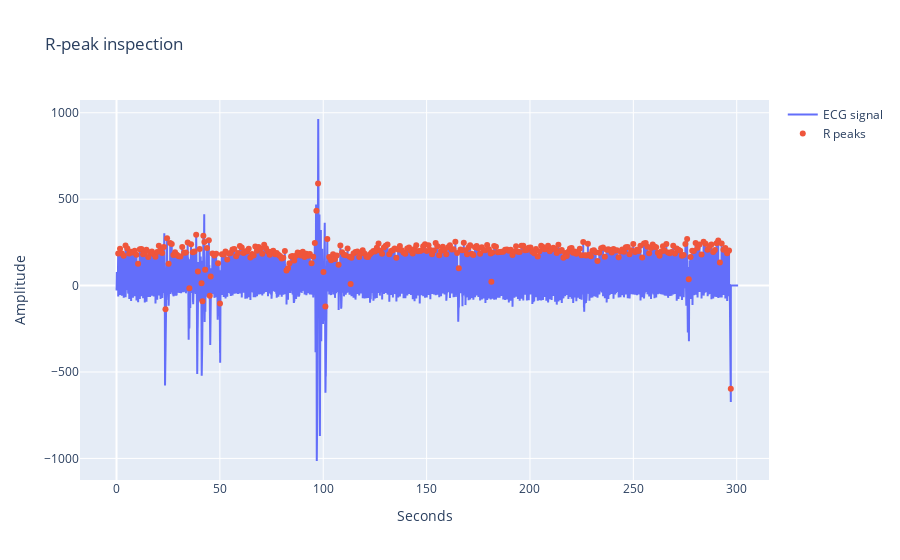

Source (notebook cell):
### Markdown cell above
## 2. Visualize the data

Usually there are artifacts in the data. Therefore it is good to visualize it. The plotly visualization function allows to zoom in and to see details of the data. 

**To do:** Inspect the raw data. What kind if artifacts do you see?

### Code cell
# Useful plotting function to visualize the ECG signal and its R-peaks interactively
def plotly_peak_plot(ecg_signal, sampling_rate):
    ecg_signal = np.array(ecg_signal)
    seconds = np.arange(len(ecg_signal))/sampling_rate
    _, info = nk.ecg_peaks(ecg_signal, sampling_rate=sampling_rate)
    r_peaks = info['ECG_R_Peaks']

    fig = go.Figure()
    fig.add_trace(go.Scatter(x=seconds, y=ecg_signal, mode='lines', name='ECG signal'))
    fig.add_trace(go.Scatter(x=seconds[r_peaks], y=ecg_signal[r_peaks], mode='markers', name='R peaks'))
    fig.update_layout(title='R-peak inspection', xaxis_title='Seconds', yaxis_title='Amplitude')
    fig.show()

# Plot the ECG signal and its R-peaks
plotly_peak_plot(ecg_raw, SAMPLING_RATE)

### Figure 1 — Plotly figure (JSON) as saved in the notebook; plotly's stock layout.template omitted (floating-point values rounded to 4 significant figures; data arrays with more than 128 entries replaced by an {"elided": "..."} marker saying what was removed)
{"data": [{"mode": "lines", "name": "ECG signal", "type": "scatter", "x": {"elided": "38189 float values"}, "y": {"elided": "38189 int values"}}, {"mode": "markers", "name": "R peaks", "type": "scatter", "x": {"elided": "353 float values"}, "y": {"elided": "353 int values"}}], "layout": {"title": {"text": "R-peak inspection"}, "xaxis": {"title": {"text": "Seconds"}}, "yaxis": {"title": {"text": "Amplitude"}}}}
